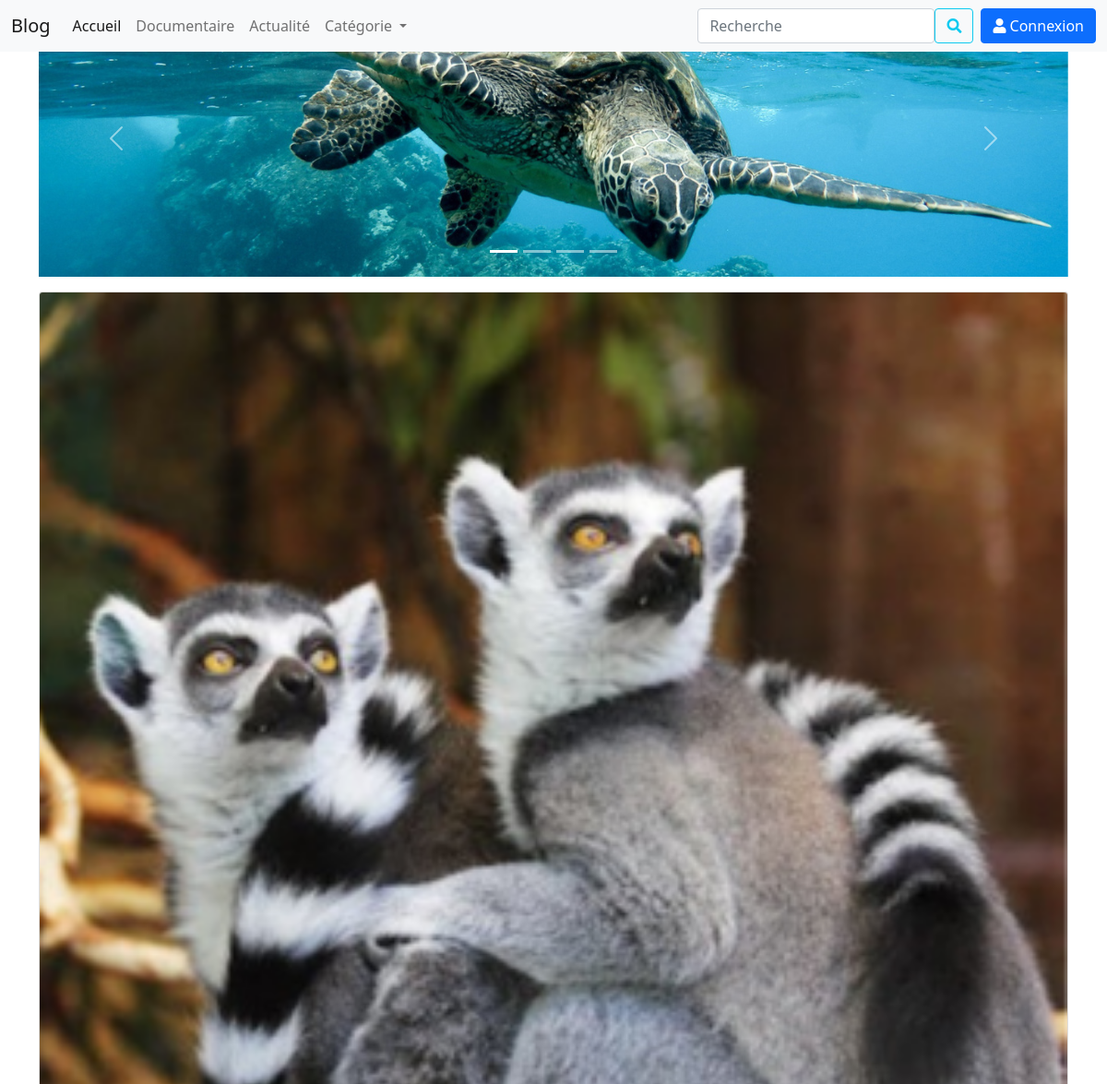
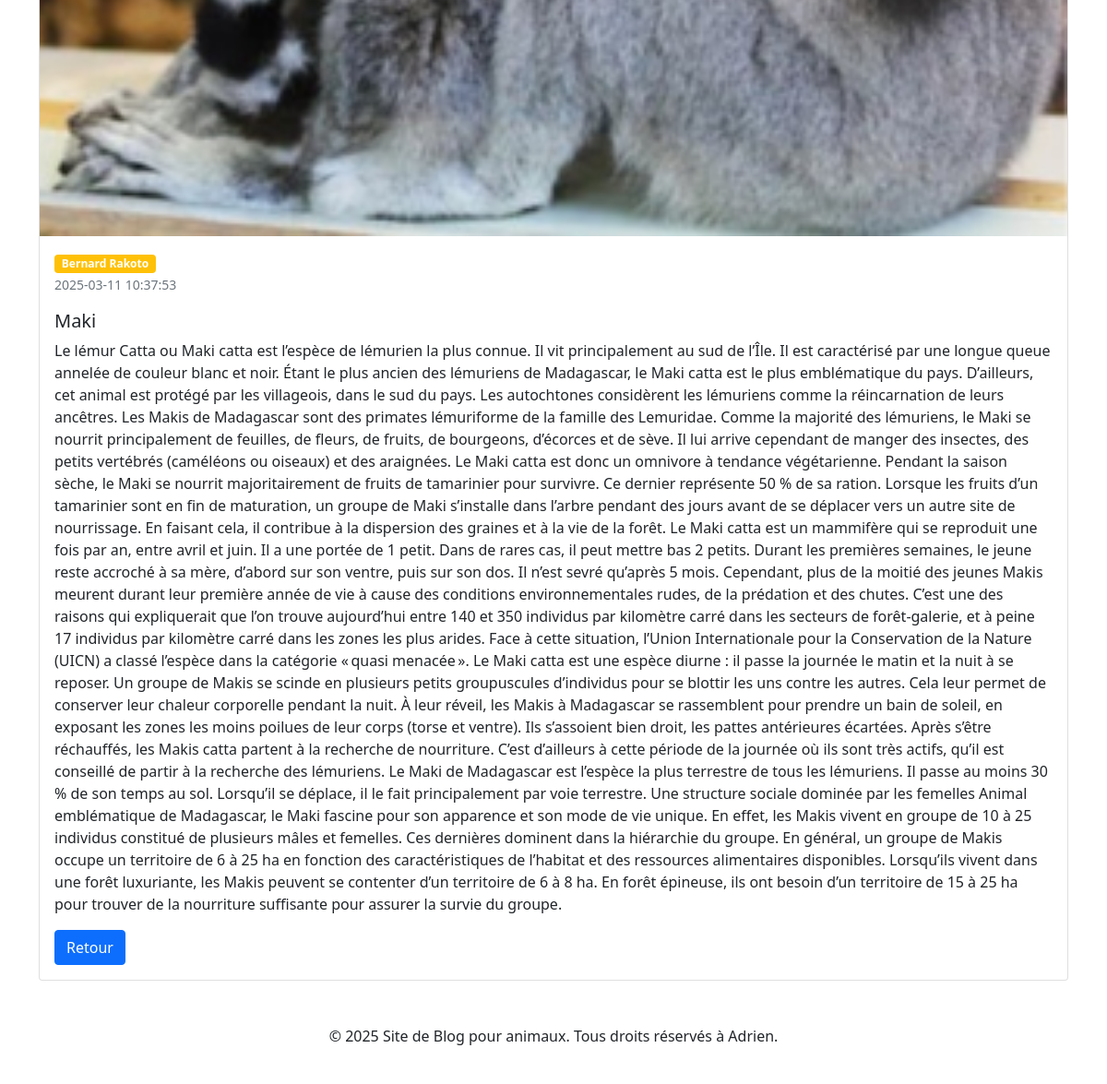
Page /admin/article/detailsArticle.php?id=9 on the committed database (2 pictures, top to bottom).
### tables this page shows
CREATE TABLE `articles` (
  `id` int(11) NOT NULL,
  `titre` varchar(50) NOT NULL,
  `description` text NOT NULL,
  `categorie` int(11) DEFAULT NULL,
  `image` varchar(255) NOT NULL,
  `auteur` int(11) DEFAULT NULL,
  `date_creation` timestamp NOT NULL DEFAULT current_timestamp() ON UPDATE current_timestamp()
);

CREATE TABLE `utilisateur` (
  `id` int(11) NOT NULL,
  `nom` varchar(50) NOT NULL,
  `email` varchar(50) NOT NULL,
  `mot_de_passe` varchar(255) NOT NULL,
  `profil` varchar(50) DEFAULT NULL
);

### admin/article/controllerArticle.php (called while the page is built, shortened)
<?php
function getArticle($pdo, $id) {
    $stmt = $pdo->prepare("SELECT * FROM articles WHERE id = ?");
    $stmt->execute([$id]);
    return $stmt->fetch(PDO::FETCH_ASSOC);
}
?>

### admin/user/controllerUser.php (called while the page is built, shortened)
<?php
function getUtilisateur($pdo, $id) {
    $stmt = $pdo->prepare("SELECT * FROM utilisateur WHERE id = ?");
    $stmt->execute([$id]);
    return $stmt->fetch(PDO::FETCH_ASSOC);
}
?>

### admin/article/detailsArticle.php (the view, shortened to what this page needs)
<?php
require('controllerArticle.php');
require('../user/controllerUser.php');
$article = getArticle($pdo, $_GET['id']);
?>
<!DOCTYPE html>
<html lang="fr">
<head>
    <link href="/blog/assets/css/bootstrap.min.css" rel="stylesheet">
    <link href="/blog/fontawesome/css/all.min.css" rel="stylesheet">
</head>
<body>
<nav class="navbar navbar-expand-lg navbar-light bg-light fixed-top">
  <div class="container-fluid">
    <a class="navbar-brand" href="/blog/index.php">Blog</a>
    <div class="collapse navbar-collapse" id="navbarSupportedContent">
      <ul class="navbar-nav me-auto mb-2 mb-lg-0">
        <li class="nav-item">
          <a class="nav-link active" aria-current="page" href="#">Accueil</a>
        </li>
        <li class="nav-item">
          <a class="nav-link" href="#">Documentaire</a>
        </li>
        <li class="nav-item">
          <a class="nav-link" href="#">Actualité</a>
        </li>
        <li class="nav-item dropdown">
          <a class="nav-link dropdown-toggle" href="#" id="navbarDropdown" role="button" data-bs-toggle="dropdown" aria-expanded="false">
            Catégorie
          </a>
        </li>
      </ul>
      <form class="d-flex">
        <input class="form-control" type="search" placeholder="Recherche" aria-label="Search">
        <button class="btn btn-outline-info me-2" type="submit"><i class="fas fa-search"></i></button>
      </form>
      <a href="login-registration.php" class="btn btn-primary"><i class="fas fa-user"></i> Connexion</a>
    </div>
  </div>
</nav>
<div class="container">
<div id="carousel-animaux" class="carousel slide" data-bs-ride="carousel">
  <div class="carousel-indicators">
    <button type="button" data-bs-target="#carousel-animaux" data-bs-slide-to="0" class="active" aria-current="true" aria-label="Slide 1"></button>
    <button type="button" data-bs-target="#carousel-animaux" data-bs-slide-to="1" aria-label="Slide 2"></button>
    <button type="button" data-bs-target="#carousel-animaux" data-bs-slide-to="2" aria-label="Slide 3"></button>
    <button type="button" data-bs-target="#carousel-animaux" data-bs-slide-to="3" aria-label="Slide 4"></button>
</div>
  <div class="carousel-inner">
    <div class="carousel-item active">
      <img src="/blog/images/tortue.png" class="d-block w-100" alt="Image 1">
    </div>
  </div>
  <button class="carousel-control-prev" type="button" data-bs-target="#carousel-animaux" data-bs-slide="prev">
    <span class="carousel-control-prev-icon" aria-hidden="true"></span>
  </button>
  <button class="carousel-control-next" type="button" data-bs-target="#carousel-animaux" data-bs-slide="next">
    <span class="carousel-control-next-icon" aria-hidden="true"></span>
  </button>
</div>
<div class="card mt-3">
  <img src="<?= $article["image"] ?>" class="card-img-top" alt="...">
  <div class="card-body">
  <?php $auteur = getUtilisateur($pdo, $article["auteur"]);?>
  <span class="badge bg-warning"><?= $auteur["nom"] ?></span>
    <p class="card-text"><small class="text-muted"><?= $article["date_creation"] ?></small></p>
    <h5 class="card-title"><?= $article["titre"] ?></h5>
    <p class="card-text"><?= $article["description"] ?></p>
    <a href="/blog/index.php" class="btn btn-primary">Retour</a>
  </div>
</div>
<footer class="text-center mt-5">
        <p>&copy; 2025 Site de Blog pour animaux. Tous droits réservés à Adrien.</p>
        <div>
            <a href="#" class="text-light me-3"><i class="fas fa-facebook"></i></a>
            <a href="#" class="text-light me-3"><i class="fas fa-twitter"></i></a>
            <a href="#" class="text-light"><i class="fas fa-instagram"></i></a>
        </div>
</footer>
</div>
</body>
</html>

### rows in the picture
articles: image (picture), date_creation "2025-03-11 10:37:53", titre "Maki", description "Le lémur Catta ou Maki catta est l’espèce de lémurien la plus connue. Il vit principalement au sud de l’Île. Il est caractérisé par une longue queue annelée de couleur blanc et noir. Étant le plus ancien des lémuriens de Madagascar, le Maki catta est le plus emblématique du pays. D’ailleurs, cet animal est protégé par les villageois, dans le sud du pays. Les autochtones considèrent les lémuriens comme la réincarnation de leurs ancêtres. Les Makis de Madagascar sont des primates lémuriforme de la famille des Lemuridae. Comme la majorité des lémuriens, le Maki se nourrit principalement de feuilles, de fleurs, de fruits, de bourgeons, d’écorces et de sève. Il lui arrive cependant de manger des…"
utilisateur: nom "Bernard Rakoto"
